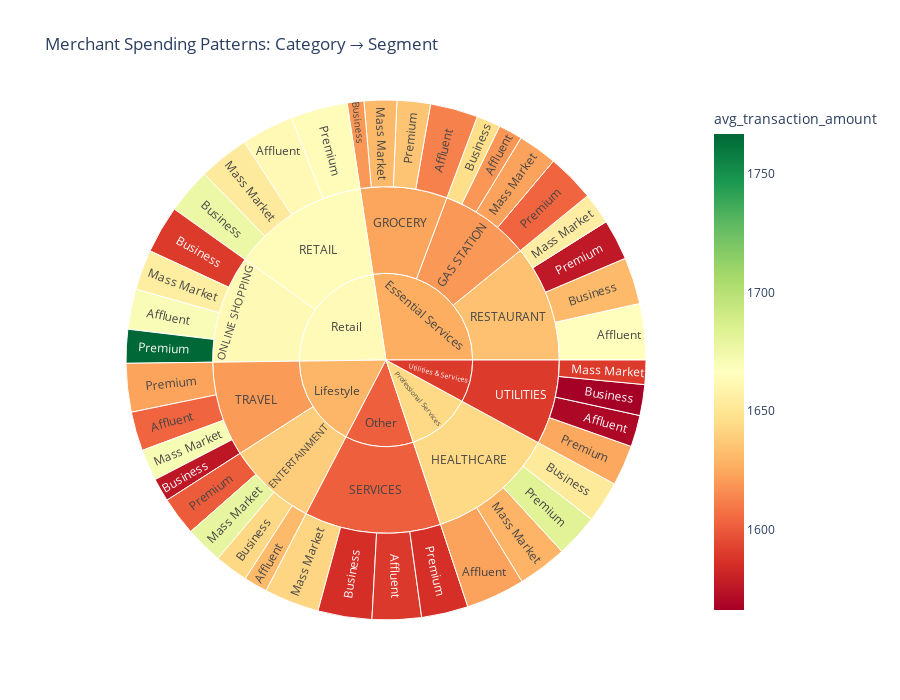

Notebook cell for this chart:
### Markdown cell above
### Merchange Spending Sunburst

### Code cell
merchant_spending_sunburst_query = "SELECT * FROM gold.analytics_merchant_spending_patterns ORDER BY total_spend DESC"
merchant_spending_sunburst_df = fetch_data(merchant_spending_sunburst_query)


fig = px.sunburst(
    merchant_spending_sunburst_df,
    path=['category_group', 'category', 'customer_segment'],
    values='total_spend',
    color='avg_transaction_amount',
    hover_data={
        'transaction_count': ':,',
        'total_spend': ':$,.2f',
        'avg_transaction_amount': ':$,.2f',
        'unique_customers': ':,'
    },
    title='Merchant Spending Patterns: Category → Segment',
    color_continuous_scale='RdYlGn',
    labels={'total_spend': 'Total Spend ($)'}
)

fig.update_layout(height=700)
fig.show()

### Figure 1 — Plotly figure (JSON) as saved in the notebook; plotly's stock layout.template omitted (floating-point values rounded to 4 significant figures; data arrays with more than 128 entries replaced by an {"elided": "..."} marker saying what was removed)
{"data": [{"branchvalues": "total", "customdata": {"elided": "56x4 mixed values"}, "domain": {"x": [0, 1], "y": [0, 1]}, "hovertemplate": "labels=%{label}<br>Total Spend ($)=%{customdata[1]:$,.2f}<br>parent=%{parent}<br>id=%{id}<br>transaction_count=%{customdata[0]:,}<br>avg_transaction_amount=%{color:$,.2f}<br>unique_customers=%{customdata[3]:,}<extra></extra>", "ids": ["Professional Services/HEALTHCARE/Affluent", "Professional Services/HEALTHCARE/Premium", "Retail/RETAIL/Affluent", "Retail/ONLINE SHOPPING/Premium", "Essential Services/RESTAURANT/Premium", "Lifestyle/ENTERTAINMENT/Business", "Professional Services/HEALTHCARE/Mass Market", "Essential Services/RESTAURANT/Mass Market", "Retail/ONLINE SHOPPING/Mass Market", "Other/SERVICES/Affluent", "Essential Services/GAS STATION/Premium", "Essential Services/GAS STATION/Business", "Professional Services/HEALTHCARE/Business", "Essential Services/RESTAURANT/Affluent", "Retail/RETAIL/Mass Market", "Lifestyle/TRAVEL/Premium", "Retail/ONLINE SHOPPING/Business", "Essential Services/GROCERY/Premium", "Essential Services/GROCERY/Affluent", "Essential Services/RESTAURANT/Business", "Retail/ONLINE SHOPPING/Affluent", "Utilities & Services/UTILITIES/Mass Market", "Essential Services/GROCERY/Business", "Retail/RETAIL/Premium", "Essential Services/GAS STATION/Mass Market", "Utilities & Services/UTILITIES/Premium", "Utilities & Services/UTILITIES/Affluent", "Other/SERVICES/Mass Market", "Lifestyle/TRAVEL/Business", "Essential Services/GROCERY/Mass Market", "Essential Services/GAS STATION/Affluent", "Other/SERVICES/Business", "Lifestyle/ENTERTAINMENT/Affluent", "Lifestyle/ENTERTAINMENT/Premium", "Lifestyle/TRAVEL/Mass Market", "Other/SERVICES/Premium", "Lifestyle/TRAVEL/Affluent", "Utilities & Services/UTILITIES/Business", "Retail/RETAIL/Business", "Lifestyle/ENTERTAINMENT/Mass Market", "Professional Services/HEALTHCARE", "Retail/RETAIL", "Retail/ONLINE SHOPPING", "Essential Services/RESTAURANT", "Lifestyle/ENTERTAINMENT", "Other/SERVICES", "Essential Services/GAS STATION", "Lifestyle/TRAVEL", "Essential Services/GROCERY", "Utilities & Services/UTILITIES", "Professional Services", "Retail", "Essential Services", "Lifestyle", "Other", "Utilities & Services"], "labels": ["Affluent", "Premium", "Affluent", "Premium", "Premium", "Business", "Mass Market", "Mass Market", "Mass Market", "Affluent", "Premium", "Business", "Business", "Affluent", "Mass Market", "Premium", "Business", "Premium", "Affluent", "Business", "Affluent", "Mass Market", "Business", "Premium", "Mass Market", "Premium", "Affluent", "Mass Market", "Business", "Mass Market", "Affluent", "Business", "Affluent", "Premium", "Mass Market", "Premium", "Affluent", "Business", "Business", "Mass Market", "HEALTHCARE", "RETAIL", "ONLINE SHOPPING", "RESTAURANT", "ENTERTAINMENT", "SERVICES", "GAS STATION", "TRAVEL", "GROCERY", "UTILITIES", "Professional Services", "Retail", "Essential Services", "Lifestyle", "Other", "Utilities & Services"], "marker": {"coloraxis": "coloraxis", "colors": [1623.0, 1682.0, 1663.0, 1767.0, 1577.0, 1644.0, 1629.0, 1655.0, 1655.0, 1589.0, 1604.0, 1646.0, 1653.0, 1666.0, 1653.0, 1623.0, 1590.0, 1635.0, 1612.0, 1631.0, 1670.0, 1590.0, 1620.0, 1665.0, 1623.0, 1624.0, 1569.0, 1642.0, 1576.0, 1631.0, 1619.0, 1585.0, 1631.0, 1601.0, 1671.0, 1586.0, 1604.0, 1566.0, 1676.0, 1678.0, 1644.0, 1664.0, 1663.0, 1634.0, 1639.0, 1602.0, 1619.0, 1621.0, 1624.0, 1590.0, 1644.0, 1663.0, 1626.0, 1629.0, 1602.0, 1590.0]}, "name": "", "parents": ["Professional Services/HEALTHCARE", "Professional Services/HEALTHCARE", "Retail/RETAIL", "Retail/ONLINE SHOPPING", "Essential Services/RESTAURANT", "Lifestyle/ENTERTAINMENT", "Professional Services/HEALTHCARE", "Essential Services/RESTAURANT", "Retail/ONLINE SHOPPING", "Other/SERVICES", "Essential Services/GAS STATION", "Essential Services/GAS STATION", "Professional Services/HEALTHCARE", "Essential Services/RESTAURANT", "Retail/RETAIL", "Lifestyle/TRAVEL", "Retail/ONLINE SHOPPING", "Essential Services/GROCERY", "Essential Services/GROCERY", "Essential Services/RESTAURANT", "Retail/ONLINE SHOPPING", "Utilities & Services/UTILITIES", "Essential Services/GROCERY", "Retail/RETAIL", "Essential Services/GAS STATION", "Utilities & Services/UTILITIES", "Utilities & Services/UTILITIES", "Other/SERVICES", "Lifestyle/TRAVEL", "Essential Services/GROCERY", "Essential Services/GAS STATION", "Other/SERVICES", "Lifestyle/ENTERTAINMENT", "Lifestyle/ENTERTAINMENT", "Lifestyle/TRAVEL", "Other/SERVICES", "Lifestyle/TRAVEL", "Utilities & Services/UTILITIES", "Retail/RETAIL", "Lifestyle/ENTERTAINMENT", "Professional Services", "Retail", "Retail", "Essential Services", "Lifestyle", "Other", "Essential Services", "Lifestyle", "Essential Services", "Utilities & Services", "", "", "", "", "", ""], "type": "sunburst", "values": [1501000.0, 1095000.0, 1331000.0, 857900.0, 1035000.0, 852300.0, 1254000.0, 801600.0, 1024000.0, 1251000.0, 1219000.0, 609400.0, 1056000.0, 1429000.0, 1284000.0, 1234000.0, 1212000.0, 847500.0, 1215000.0, 1188000.0, 1022000.0, 618000.0, 424100.0, 1447000.0, 999400.0, 1031000.0, 802800.0, 1398000.0, 594800.0, 829300.0, 610700.0, 1371000.0, 601800.0, 986600.0, 800100.0, 1188000.0, 993900.0, 785000.0, 1155000.0, 959100.0, 4906000.0, 5217000.0, 4116000.0, 4453000.0, 3400000.0, 5207000.0, 3438000.0, 3623000.0, 3315000.0, 3237000.0, 4906000.0, 9333000.0, 11210000.0, 7023000.0, 5207000.0, 3237000.0]}], "layout": {"coloraxis": {"colorbar": {"title": {"text": "avg_transaction_amount"}}, "colorscale": [[0, "rgb(165,0,38)"], [0.1, "rgb(215,48,39)"], [0.2, "rgb(244,109,67)"], [0.3, "rgb(253,174,97)"], [0.4, "rgb(254,224,139)"], [0.5, "rgb(255,255,191)"], [0.6, "rgb(217,239,139)"], [0.7, "rgb(166,217,106)"], [0.8, "rgb(102,189,99)"], [0.9, "rgb(26,152,80)"], [1, "rgb(0,104,55)"]]}, "height": 700, "legend": {"tracegroupgap": 0}, "title": {"text": "Merchant Spending Patterns: Category → Segment"}}}
